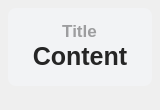
<?xml version="1.0" encoding="UTF-8"?>
<ui version="4.0">
 <class>Theme</class>
 <widget class="QWidget" name="Form">
  <property name="geometry">
   <rect>
    <x>0</x>
    <y>0</y>
    <width>160</width>
    <height>110</height>
   </rect>
  </property>
  <property name="minimumSize">
   <size>
    <width>0</width>
    <height>0</height>
   </size>
  </property>
  <property name="maximumSize">
   <size>
    <width>16777215</width>
    <height>125</height>
   </size>
  </property>
  <property name="windowTitle">
   <string>基本组件</string>
  </property>
  <layout class="QHBoxLayout" name="horizontalLayout">
   <property name="spacing">
    <number>22</number>
   </property>
   <property name="leftMargin">
    <number>8</number>
   </property>
   <property name="topMargin">
    <number>8</number>
   </property>
   <property name="rightMargin">
    <number>8</number>
   </property>
   <property name="bottomMargin">
    <number>24</number>
   </property>
   <item>
    <widget class="QFrame" name="backgnd">
     <property name="styleSheet">
      <string notr="true">background-color: rgba(242, 243, 245, 255);
border-radius: 8px</string>
     </property>
     <property name="frameShape">
      <enum>QFrame::StyledPanel</enum>
     </property>
     <property name="frameShadow">
      <enum>QFrame::Raised</enum>
     </property>
     <layout class="QVBoxLayout" name="verticalLayout">
      <property name="spacing">
       <number>0</number>
      </property>
      <property name="topMargin">
       <number>12</number>
      </property>
      <property name="bottomMargin">
       <number>12</number>
      </property>
      <item>
       <layout class="QHBoxLayout" name="titleLayout">
        <item>
         <widget class="QLabel" name="title">
          <property name="sizePolicy">
           <sizepolicy hsizetype="Maximum" vsizetype="Maximum">
            <horstretch>0</horstretch>
            <verstretch>0</verstretch>
           </sizepolicy>
          </property>
          <property name="font">
           <font>
            <family>Microsoft YaHei UI</family>
            <pointsize>13</pointsize>
            <weight>75</weight>
            <bold>true</bold>
           </font>
          </property>
          <property name="styleSheet">
           <string notr="true">color: rgba(0, 0, 0, 90);
background-color: rgba(255, 255, 255, 0);
font-weight: bold;</string>
          </property>
          <property name="text">
           <string>Title</string>
          </property>
          <property name="textFormat">
           <enum>Qt::PlainText</enum>
          </property>
          <property name="alignment">
           <set>Qt::AlignCenter</set>
          </property>
         </widget>
        </item>
       </layout>
      </item>
      <item>
       <layout class="QHBoxLayout" name="contentLayout">
        <item>
         <widget class="QLabel" name="content">
          <property name="sizePolicy">
           <sizepolicy hsizetype="Maximum" vsizetype="Maximum">
            <horstretch>0</horstretch>
            <verstretch>0</verstretch>
           </sizepolicy>
          </property>
          <property name="font">
           <font>
            <family>Microsoft YaHei UI</family>
            <pointsize>19</pointsize>
            <weight>75</weight>
            <bold>true</bold>
           </font>
          </property>
          <property name="styleSheet">
           <string notr="true">border: none;
color: rgba(37, 37, 37, 255);
font-weight: bold;
background-color: rgba(255, 255, 255, 0);</string>
          </property>
          <property name="text">
           <string>Content</string>
          </property>
          <property name="textFormat">
           <enum>Qt::PlainText</enum>
          </property>
          <property name="alignment">
           <set>Qt::AlignCenter</set>
          </property>
         </widget>
        </item>
       </layout>
      </item>
     </layout>
    </widget>
   </item>
  </layout>
 </widget>
 <resources/>
 <connections/>
</ui>
